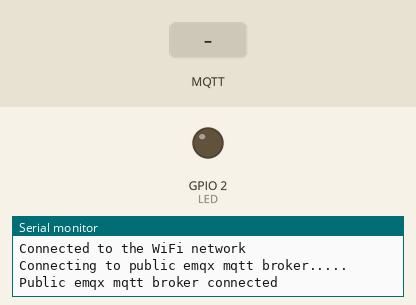
The program below on a simulated ESP8266 (NodeMCU). Shown: output pins drawn as LEDs (lit = HIGH), the last lines printed to the serial monitor. The inputs (shaded band) are chosen by the test bench. WiFi joins after 1.5 s; servers stay silent unless stated; no MQTT or app messages arrive unless stated.

Above: at 2.7 s.
2.8 s: MQTT message "0" arrives on the first subscribed topic
At 4.0 s:
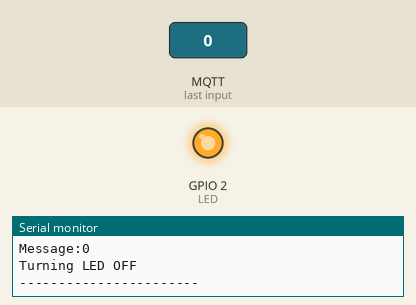
4.3 s: MQTT message "1" arrives on the first subscribed topic
At 5.3 s:
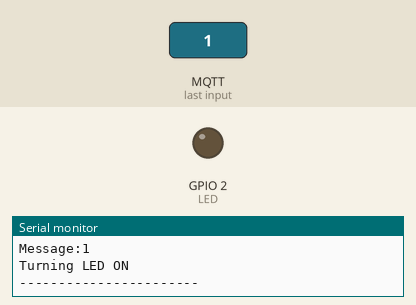
Timing chart, 0 to 7.3 s (numbered marks = the images above; inputs shaded):
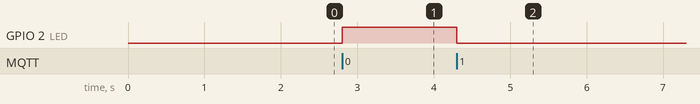

The program:

main.cpp
```cpp
#include <Arduino.h>

#include <ESP8266WiFi.h>
#include <PubSubClient.h>

// GPIO 5 D1
#define LED 2

// WiFi
const char *ssid = "Malware-1.0";     // Enter your WiFi name
const char *password = "Karan@#2001"; // Enter WiFi password

// MQTT Broker
const char *mqtt_broker = "192.168.1.60";
const char *topic = "esp8266/led";
const char *mqtt_username = "";
const char *mqtt_password = "";
const int mqtt_port = 1888;

WiFiClient espClient;
PubSubClient client(espClient);

void callback(char *topic, byte *payload, unsigned int length)
{
  Serial.print("Message arrived in topic: ");
  Serial.println(topic);
  Serial.print("Message:");
  String message;
  for (unsigned int i = 0; i < length; i++)
  {
    message = message + (char)payload[i]; // convert *byte to string
  }
  Serial.print(message);
  if (message == "1")
  {
    Serial.println("\nTurning LED ON");
    digitalWrite(LED, LOW);
  } // LED on
  if (message == "0")
  {
    Serial.println("\nTurning LED OFF");
    digitalWrite(LED, HIGH);
  } // LED off
  Serial.println();
  Serial.println("-----------------------");
}

void setup()
{
  pinMode(LED, OUTPUT);
  // Set software serial baud to 115200;
  Serial.begin(115200);
  // connecting to a WiFi network
  WiFi.begin(ssid, password);
  while (WiFi.status() != WL_CONNECTED)
  {
    delay(500);
    Serial.println("Connecting to WiFi..");
  }
  Serial.println("Connected to the WiFi network");
  // connecting to a mqtt broker
  client.setServer(mqtt_broker, mqtt_port);
  client.setCallback(callback);

  while (!client.connected())
  {
    const char *client_id = "esp8266-client-123";
    // client_id += String(WiFi.macAddress());
    Serial.println("Connecting to public emqx mqtt broker.....");
    if (client.connect(client_id))
    {
      Serial.println("Public emqx mqtt broker connected");
    }
    else
    {
      Serial.print("failed with state ");
      Serial.print(client.state());
      delay(2000);
    }
  }
  // publish and subscribe
  client.publish(topic, "hello emqx");
  client.subscribe(topic);
  client.subscribe("test");
}

void loop()
{
  client.loop();
}
```

Measured:
- after the input at 2.8 s, GPIO 2 (LED): LOW → HIGH at once
- after the input at 4.3 s, GPIO 2 (LED): HIGH → LOW at once
